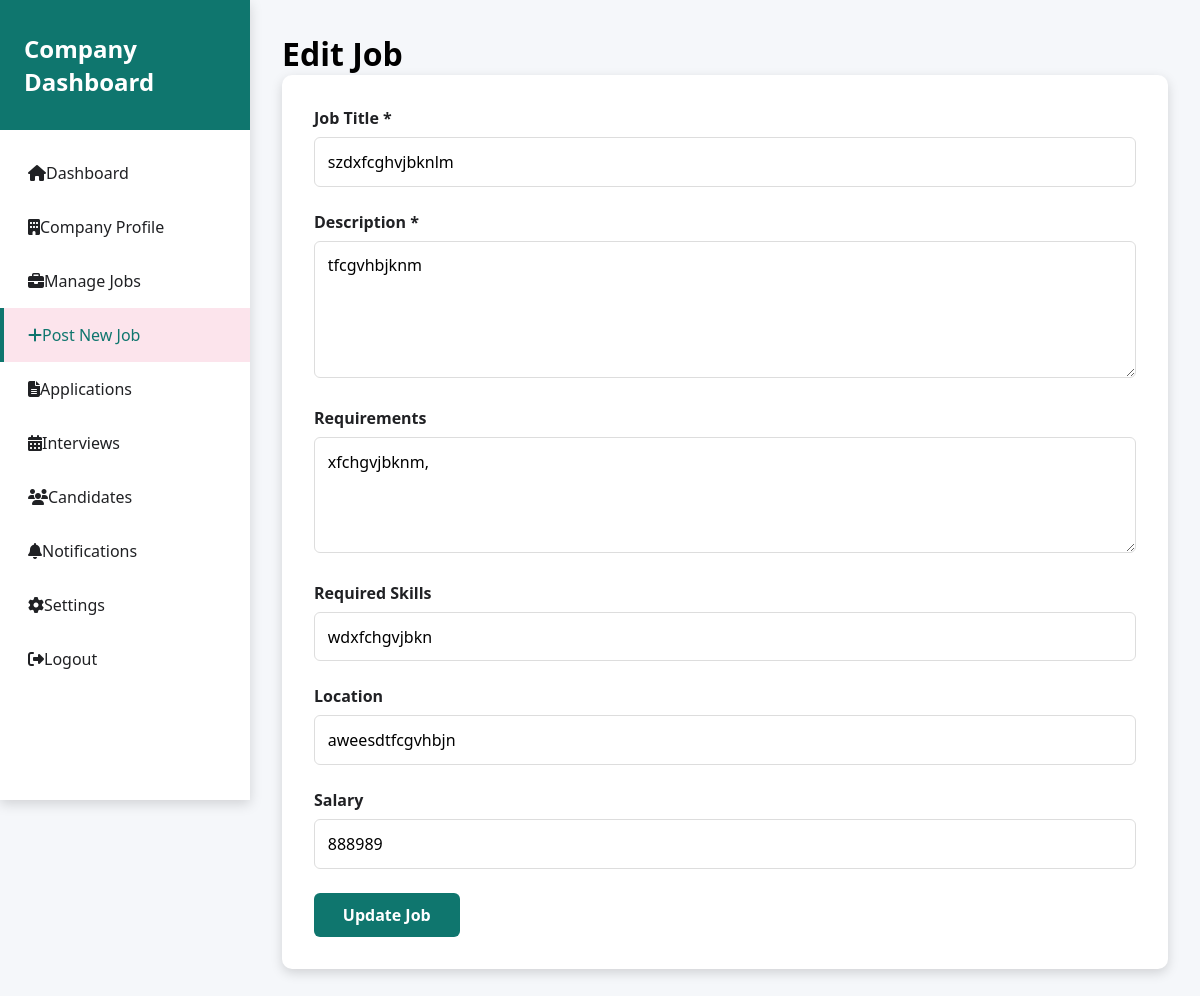
The page /company-post-job.php?edit=4 (signed in) on the database its author committed.
### tables this page shows
CREATE TABLE `jobs` (
  `id` int(11) NOT NULL AUTO_INCREMENT,
  `company_id` int(11) NOT NULL,
  `title` varchar(200) NOT NULL,
  `description` text DEFAULT NULL,
  `requirements` text DEFAULT NULL,
  `required_skills` varchar(255) DEFAULT NULL,
  `location` varchar(100) DEFAULT NULL,
  `salary` varchar(50) DEFAULT NULL,
  `status` enum('active','closed') DEFAULT 'active',
  `posted_at` timestamp NOT NULL DEFAULT current_timestamp(),
  `created_at` timestamp NOT NULL DEFAULT current_timestamp(),
  PRIMARY KEY (`id`),
  KEY `idx_company_id` (`company_id`),
  KEY `idx_status` (`status`),
  KEY `idx_posted_at` (`posted_at`),
  CONSTRAINT `jobs_ibfk_1` FOREIGN KEY (`company_id`) REFERENCES `companies` (`id`) ON DELETE CASCADE
);

### config.php (called while the page is built, shortened)
<?php
function e(?string $value): string {
    return htmlspecialchars((string)$value, ENT_QUOTES, 'UTF-8');
}
?>

### company-post-job.php (the view, shortened to what this page needs)
<?php
require_once 'config.php';
require_once 'db_connect.php';
$company_user_id = (int)$_SESSION['user_id'];
$company_id = 0;
$edit_job = null;
$is_edit_mode = false;
if (isDatabaseAvailable()) {
    $company_stmt = $conn->prepare("SELECT id FROM companies WHERE user_id = ? LIMIT 1");
    $company_stmt->bind_param("i", $company_user_id);
    $company_stmt->execute();
    $company_id = (int)($company_stmt->get_result()->fetch_assoc()['id'] ?? 0);
}
if (isDatabaseAvailable() && $company_id > 0 && isset($_GET['edit'])) {
    $edit_id = (int)$_GET['edit'];
    if ($edit_id > 0) {
        $edit_stmt = $conn->prepare("SELECT * FROM jobs WHERE id = ? AND company_id = ? LIMIT 1");
        $edit_stmt->bind_param("ii", $edit_id, $company_id);
        $edit_stmt->execute();
        $edit_job = $edit_stmt->get_result()->fetch_assoc();
        $is_edit_mode = (bool)$edit_job;
    }
}
?>
<!DOCTYPE html>
<html lang="en">
<head>
    <link rel="stylesheet" href="https://cdnjs.cloudflare.com/ajax/libs/font-awesome/6.4.0/css/all.min.css">
</head>
<body>
    <div class="dashboard-container">
        <div class="sidebar">
            <div class="sidebar-header">
                <h2>Company Dashboard</h2>
            </div>
            <div class="sidebar-menu">
                <a href="company-dashboard.php"><i class="fas fa-home"></i> Dashboard</a>
                <a href="company-profile.php"><i class="fas fa-building"></i> Company Profile</a>
                <a href="company-jobs.php"><i class="fas fa-briefcase"></i> Manage Jobs</a>
                <a href="company-post-job.php" class="active"><i class="fas fa-plus"></i> Post New Job</a>
                <a href="company-applications.php"><i class="fas fa-file-alt"></i> Applications</a>
                <a href="company-interviews.php"><i class="fas fa-calendar-alt"></i> Interviews</a>
                <a href="company-candidates.php"><i class="fas fa-users"></i> Candidates</a>
                <a href="company-notifications.php"><i class="fas fa-bell"></i> Notifications</a>
                <a href="company-settings.php"><i class="fas fa-cog"></i> Settings</a>
                <a href="logout.php"><i class="fas fa-sign-out-alt"></i> Logout</a>
            </div>
        </div>
        <div class="main-content">
            <h1><?php echo $is_edit_mode ? 'Edit Job' : 'Post New Job'; ?></h1>
            <div class="form-card">
                <form method="POST">
                    <div class="form-group">
                        <label>Job Title *</label>
                        <input type="text" name="title" class="form-control" required value="<?php echo e($_POST['title'] ?? $edit_job['title'] ?? ''); ?>">
                    </div>
                    <div class="form-group">
                        <label>Description *</label>
                        <textarea name="description" class="form-control" rows="5" required><?php echo e($_POST['description'] ?? $edit_job['description'] ?? ''); ?></textarea>
                    </div>
                    <div class="form-group">
                        <label>Requirements</label>
                        <textarea name="requirements" class="form-control" rows="4"><?php echo e($_POST['requirements'] ?? $edit_job['requirements'] ?? ''); ?></textarea>
                    </div>
                    <div class="form-group">
                        <label>Required Skills</label>
                        <input type="text" name="required_skills" class="form-control" placeholder="e.g., PHP, JavaScript, MySQL" value="<?php echo e($_POST['required_skills'] ?? $edit_job['required_skills'] ?? ''); ?>">
                    </div>
                    <div class="form-group">
                        <label>Location</label>
                        <input type="text" name="location" class="form-control" value="<?php echo e($_POST['location'] ?? $edit_job['location'] ?? ''); ?>">
                    </div>
                    <div class="form-group">
                        <label>Salary</label>
                        <input type="text" name="salary" class="form-control" placeholder="e.g., $50,000 - $70,000" value="<?php echo e($_POST['salary'] ?? $edit_job['salary'] ?? ''); ?>">
                    </div>
                    <button type="submit" name="post_job" class="btn"><?php echo $is_edit_mode ? 'Update Job' : 'Post Job'; ?></button>
                </form>
            </div>
        </div>
    </div>
</body>
</html>

### company-post-job.php (style rules this page uses)
:root { --primary: #0f766e; --shadow: 0 4px 12px rgba(0,0,0,0.15); }
* { margin: 0; padding: 0; box-sizing: border-box; font-family: 'Segoe UI', sans-serif; }
.dashboard-container { display: flex; min-height: 100vh; background: #f5f7fa; }
.sidebar { width: 250px; background: white; box-shadow: var(--shadow); position: fixed; height: 100vh; overflow-y: auto; }
.sidebar-header { padding: 2rem 1.5rem; background: var(--primary); color: white; }
.sidebar-menu { padding: 1rem 0; }
.sidebar-menu a { display: flex; align-items: center; padding: 1rem 1.5rem; color: #202124; text-decoration: none; transition: all 0.3s; border-left: 4px solid transparent; }
.sidebar-menu a:hover, .sidebar-menu a.active { background: #fce4ec; border-left-color: var(--primary); color: var(--primary); }
.main-content { flex: 1; margin-left: 250px; padding: 2rem; }
.form-card { background: white; border-radius: 10px; box-shadow: var(--shadow); padding: 2rem; }
.form-group { margin-bottom: 1.5rem; }
.form-group label { display: block; margin-bottom: 0.5rem; font-weight: 600; color: #202124; }
.form-control { width: 100%; padding: 0.8rem; border: 1px solid #ddd; border-radius: 6px; font-size: 1rem; }
.btn { padding: 0.7rem 1.8rem; border-radius: 6px; font-weight: 600; cursor: pointer; border: none; font-size: 1rem; background: var(--primary); color: white; }

### rows shown on the page
jobs: title "szdxfcghvjbknlm", description "tfcgvhbjknm", requirements "xfchgvjbknm,", required_skills "wdxfchgvjbkn", location "aweesdtfcgvhbjn", salary "888989"
